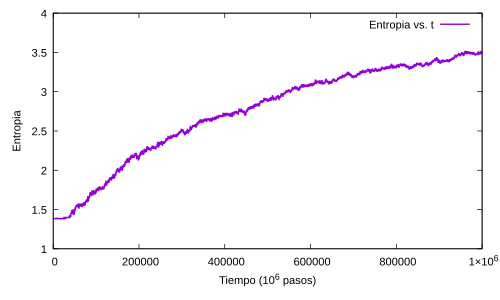

Generate this figure with gnuplot:
set xlabel 'Tiempo (10^6 pasos)'
set ylabel 'Entropia'
set term pdf
set out "fig1-0.pdf"
plot 'datos.txt' w l lw 2 t 'Entropia vs. t'
